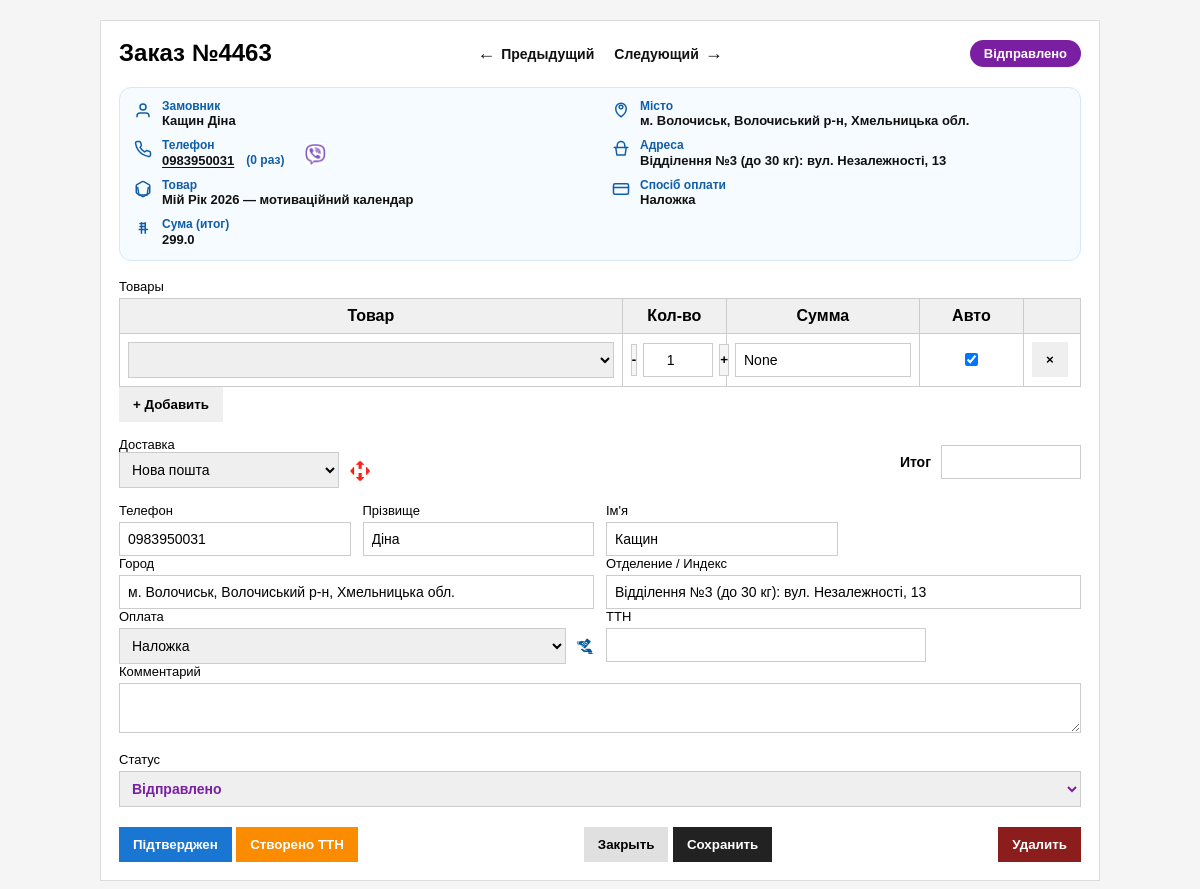
Screenshot of /order/4463 with the database file from the repository.
### tables this page shows
CREATE TABLE orders (
        id INTEGER PRIMARY KEY AUTOINCREMENT,
        woo_id INTEGER UNIQUE,
        customer_name TEXT,
        phone TEXT,
        city TEXT,
        address TEXT,
        product TEXT,
        amount REAL,
        status TEXT,
        shipping_method TEXT,
        payment_method TEXT
    , comment TEXT, first_name TEXT, last_name TEXT, city_ref TEXT, warehouse_ref TEXT, delivery_service TEXT, payment_state TEXT, created_at TEXT, amount_auto INTEGER, ttn_number TEXT, ttn_error TEXT, ttn_created_at TEXT);

CREATE TABLE order_items (
        id INTEGER PRIMARY KEY AUTOINCREMENT,
        woo_id INTEGER,
        name TEXT,
        qty INTEGER, amount REAL, amount_auto INTEGER,
        FOREIGN KEY (woo_id) REFERENCES orders (woo_id)
    );

### web.py (the view, shortened to what this page needs)
@app.route("/order/<int:woo_id>", methods=["GET", "POST"])
def order_card(woo_id: int):
    row = db.get_order_by_woo_id(woo_id)
    if not row:
        return "Заказ не найден", 404
    o = dict(row)
    fn_raw = (o.get("first_name") or "").strip()
    o["first_name_only"] = ""
    o["patronymic"] = ""
    if fn_raw:
        parts = [p for p in fn_raw.split(" ") if p]
        if len(parts) >= 2:
            o["first_name_only"] = parts[0]
            o["patronymic"] = " ".join(parts[1:])
        else:
            o["first_name_only"] = fn_raw
    if not (o.get("patronymic") or "").strip():
        full = (o.get("customer_name") or "").strip()
        ln = (o.get("last_name") or "").strip()
        if ln and full.lower().startswith((ln + " ").lower()):
            full = full[len(ln):].strip()
        parts_full = [p for p in full.split(" ") if p]
        if len(parts_full) >= 2:
            if not (o.get("first_name_only") or "").strip():
                o["first_name_only"] = parts_full[0]
            o["patronymic"] = " ".join(parts_full[1:])
    if o.get("amount_auto") is None:
        o["amount_auto"] = 1
    if not (o.get("payment_state") or "").strip():
        inferred = infer_payment_state(o)
        o["payment_state"] = inferred if inferred else "cod"
    items_rows = db.get_order_items(woo_id)
    items = [dict(r) for r in items_rows]
    if not items:
        product = (o.get("product") or "").strip()
        if product:
            items = [{"name": product, "qty": 1}]
    raw_status = o.get("status", "")
    code = normalize_status(raw_status)
    badge = STATUS_BADGES.get(code, STATUS_BADGES["new"])
    o["status_code"] = code
    o["status_label"] = badge["label"]
    o["status_class"] = badge["class"]
    prev_woo_id, next_woo_id = db.get_prev_next_woo_ids(woo_id)
    saved = request.args.get("saved") == "1"
    woo_err = (request.args.get("woo_err") or "").strip()
    return render_template(
        "order.html",
        o=o,
        items=items,
        status_badges=STATUS_BADGES,
        saved=saved,
        woo_err=woo_err,
        prev_woo_id=prev_woo_id,
        next_woo_id=next_woo_id,
    )

### templates/order.html (shortened to what this page needs)
<!DOCTYPE html>
<html lang="ru">
<head>
</head>
<body>
<div class="card">
<div class="topbar">
    <div>
        <h2>Заказ №{{ o['woo_id'] }}</h2>
    </div>
    <div class="order-nav">
        {% if prev_woo_id %}
            <a href="/order/{{ prev_woo_id }}"><span class="arrow">&larr;</span>Предыдущий</a>
        {% else %}
            <span class="disabled"><span class="arrow">&larr;</span>Предыдущий</span>
        {% endif %}
        {% if next_woo_id %}
            <a href="/order/{{ next_woo_id }}">Следующий<span class="arrow">&rarr;</span></a>
        {% else %}
            <span class="disabled">Следующий<span class="arrow">&rarr;</span></span>
        {% endif %}
    </div>
    <div class="status-wrap">
        <span class="badge badge--{{ o['status_code'] }}">{{ o['status_label'] }}</span>
    </div>
</div>
<div class="order-summary">
    {% set _ps = (o.get('payment_state','') or '').lower() %}
    <div class="order-summary-grid">
        <div class="os-col">
            <div class="os-item">
                <svg class="os-ico" viewBox="0 0 24 24" fill="none" xmlns="http://www.w3.org/2000/svg"><path d="M20 21v-1a4 4 0 0 0-4-4H8a4 4 0 0 0-4 4v1" stroke="currentColor" stroke-width="2" stroke-linecap="round"/><path d="M12 12a4 4 0 1 0 0-8 4 4 0 0 0 0 8Z" stroke="currentColor" stroke-width="2" stroke-linecap="round"/></svg>
                <div class="os-text"><div class="os-k">Замовник</div><div class="os-v">{{ o.get('customer_name','') }}</div></div>
            </div>
            <div class="os-item">
                <div class="os-text">
                    <div class="os-text--phone">
                        <div class="os-k">Телефон</div>
                        <div class="os-v os-v--phone">
                            <a class="tel-link" id="phoneLink" href="tel:{{ o.get('phone','') }}">{{ o.get('phone','') }}</a>
                            <span class="call-attempts" id="callAttempts" data-count="{{ o.get('call_attempts', 0) or 0 }}">({{ o.get('call_attempts', 0) or 0 }} раз)</span>
                        </div>
                        <a class="viber-link" id="viberLink" href="#" data-phone="{{ o.get('phone','') }}" aria-label="Viber" title="Viber">
                            <img src="/assets/viber.png" alt="Viber">
                        </a>
                    </div>
                </div>
            </div>
            <div class="os-item">
                <div class="os-text">
                    <div class="os-k">Товар</div>
                    <div class="os-v">
                        {% if items and items|length>0 %}
                            {% for it in items %}
                                <div>{{ it.get('name','') }}{% if it.get('qty',0) and it.get('qty',0)|int > 1 %} x{{ it.get('qty',0)|int }}{% endif %}</div>
                            {% endfor %}
                        {% else %}
                            <div></div>
                        {% endif %}
                    </div>
                </div>
            </div>
            <div class="os-item">
                <div class="os-text"><div class="os-k">Сума (итог)</div><div class="os-v">{{ o.get('amount','') }}</div></div>
            </div>
        </div>
        <div class="os-col">
            <div class="os-item">
                <div class="os-text"><div class="os-k">Місто</div><div class="os-v">{{ o.get('city','') }}</div></div>
            </div>
            <div class="os-item">
                <div class="os-text"><div class="os-k">Адреса</div><div class="os-v">{{ o.get('address','') }}</div></div>
            </div>
            <div class="os-item">
                <svg class="os-ico" viewBox="0 0 24 24" fill="none" xmlns="http://www.w3.org/2000/svg"><rect x="2" y="5" width="20" height="14" rx="2" stroke="currentColor" stroke-width="2"/><path d="M2 10h20" stroke="currentColor" stroke-width="2" stroke-linecap="round"/></svg>
                <div class="os-text"><div class="os-k">Спосіб оплати</div><div class="os-v">{% if _ps == 'cod' %}Наложка{% elif _ps == 'paid' %}LiqPay{% elif _ps == 'card' %}На карту{% elif _ps == 'not_paid' %}Не оплачено{% else %}{{ o.get('payment_method','') }}{% endif %}</div></div>
            </div>
        </div>
    </div>
</div>
<form method="post" id="orderForm">
<div class="row">
<label>Товары</label>
<table class="items" id="itemsTable">
<tr>
    <th data-label="Товар">Товар</th>
    <th data-label="Кол-во">Кол-во</th>
    <th data-label="Сумма">Сумма</th>
    <th data-label="Авто">Авто</th>
    <th data-label="Удалить"></th>
</tr>
{% for it in items %}
<tr>
<td data-label="Товар">
<select name="item_name" class="item-name" style="width:100%;"></select>
</td>
<td data-label="Кол-во">
<div class="qty-wrap">
  <button type="button" class="qty-btn qty-dec" aria-label="Уменьшить">-</button>
  <input type="number" name="item_qty" class="item-qty" value="{{ it.get('qty',1) }}" min="1">
  <button type="button" class="qty-btn qty-inc" aria-label="Увеличить">+</button>
</div>
</td>
<td data-label="Сумма">
<input type="text" name="item_amount" class="item-amount" value="{{ it.get('amount','') }}">
</td>
<td data-label="Авто" style="text-align:center;">
<input type="checkbox" class="item-amount-auto" {% if it.get('amount_auto') is none or it.get('amount_auto')==1 %}checked{% endif %} style="width:auto;">
</td>
<td data-label="Удалить">
<button type="button" onclick="removeRow(this)">×</button>
</td>
</tr>
{% endfor %}
</table>
<button type="button" onclick="addRow()">+ Добавить</button>
</div>
<div class="row">
<div class="delivery-total-row" style="display:flex; justify-content:space-between; align-items:center; gap:16px; flex-wrap:wrap;">
  <div style="display:flex; align-items:center; gap:10px;">
    <div>
      <label style="margin:0;">Доставка</label>
      <select name="delivery_service" id="deliveryServiceSelect" style="width:220px;">
        <option value="np" {% if o.get('delivery_service')=='np' %}selected{% endif %}>
          Нова пошта
        </option>
      </select>
    </div>
    <img id="deliveryIcon" src="/assets/{% if o.get('delivery_service')=='ukr' %}up.png{% else %}np.png{% endif %}" alt="" style="height:22px; width:auto; margin-top:18px;">
  </div>
  <div style="display:flex; align-items:center; gap:10px;">
    <label style="margin:0; font-weight:700; font-size:14px;">Итог</label>
    <input type="text" id="itemsTotal" value="" readonly style="width:140px;">
  </div>
</div>
</div>
<div class="grid-4" id="personBlock">
<div>
<label>Телефон</label>
<input type="text" name="phone" value="{{ o.get('phone','') }}">
</div>
<div>
<label>Прізвище</label>
<input type="text" name="last_name" value="{{ o.get('last_name','') }}">
</div>
<div>
<label>Ім'я</label>
<input type="text" name="first_name" value="{{ o.get('first_name','') }}">
</div>
</div>
<div class="grid-2">
<div>
<label>Город</label>
<input type="text" name="city" id="cityInput" value="{{ o.get('city','') }}" list="npCitiesList">
</div>
<div>
<label>Отделение / Индекс</label>
<input type="text" name="address" id="warehouseInput" value="{{ o.get('address','') }}" list="npWarehousesList">
</div>
</div>
<div class="grid-2">
<div>
<label>Оплата</label>
<div style="display:flex; align-items:center; gap:10px;">
<select name="payment_state" id="paymentStateSelect">
<option value="cod" {% if o.get('payment_state','')=='cod' %}selected{% endif %}>Наложка</option>
</select>
<img
  id="paymentIcon"
  src=""
  alt=""
  style="height:18px; width:auto;" />
</div>
</div>
<div>
<label>ТТН</label>
{% if o.get('ttn_number','') %}
<input type="text" value="{{ o.get('ttn_number','') }}" readonly style="font-weight:700; max-width:320px;" />
{% else %}
<input type="text" value="" readonly style="max-width:320px;" />
{% endif %}
</div>
</div>
<div class="row">
<label>Комментарий</label>
<textarea name="comment">{{ o.get('comment','') }}</textarea>
</div>
<div class="row">
<label>Статус</label>
<select name="status">
{% for code, meta in status_badges.items() %}
<option value="{{ code }}" {% if code==o['status_code'] %}selected{% endif %}>
{{ meta['label'] }}
</option>
{% endfor %}
</select>
</div>
<div class="actions">
  <div class="center-actions">
    <button type="submit"
            formaction="{{ url_for('order_card', woo_id=o['woo_id'], close=1) }}"
            name="quick_status"
            value="confirmed"
            style="background:#1976d2;color:#fff;">
      Підтверджен
    </button>
    <button type="submit"
            formaction="{{ url_for('order_card', woo_id=o['woo_id'], close=1) }}"
            name="quick_status"
            value="ttn"
            style="background:#fb8c00;color:#fff;">
      Створено ТТН
    </button>
  </div>
  <div class="right-actions">
    <button type="button"
            onclick="window.location='/'"
            style="background:#e0e0e0;color:#000;">
      Закрыть
    </button>
    <button type="submit"
            formaction="/order/{{ o['woo_id'] }}?close=1"
            style="background:#222;color:#fff;">
      Сохранить
    </button>
  </div>
  <div class="left-actions">
    <button
      formaction="{{ url_for('delete_order', woo_id=o['woo_id']) }}"
      onclick="return confirm('Удалить заказ?')"
      style="background:#8b1d1d;color:#fff;">
      Удалить
    </button>
  </div>
</div>
</form>
</div>
</body>
</html>

### rows the page displays
orders: woo_id "4463", get "Кащин Діна", get "0983950031", get "299.0", get "м. Волочиськ, Волочиський р-н, Хмельницька обл.", get "Відділення №3 (до 30 кг): вул. Незалежності, 13", delivery_service "Нова пошта", phone "0983950031", last_name "Діна", first_name "Кащин", city "м. Волочиськ, Волочиський р-н, Хмельницька обл.", address "Відділення №3 (до 30 кг): вул. Незалежності, 13"
order_items: get "Мій Рік 2026 — мотиваційний календар", item_qty "1", item_amount "None"

### other values shown
{{ o.get('call_attempts', 0) or 0 }} "0"
form field status "Відправлено"
